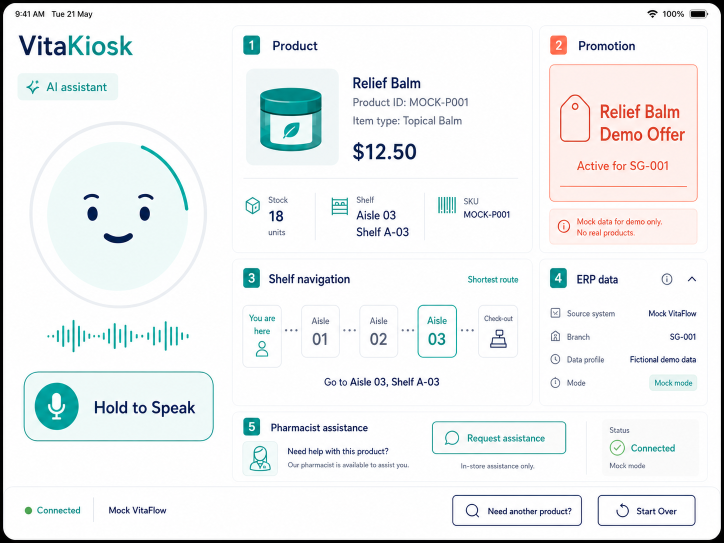
#> input picture assets/design/vitakiosk-kiosk-concept.png, 1448 x 1086 px (shown at 1/2 size)
$ python optimize-leaflet-assets.py ../assets/design/vitakiosk-kiosk-concept.png out.png
#> lines starting #> are read from the running program, lines starting #| are printed output that depends on the picture
from __future__ import annotations

import argparse
from pathlib import Path

from PIL import Image


def optimize_leaflet(source: Path, destination: Path, max_width: int) -> None:
#> called with max_width = 768
    with Image.open(source) as image:
#> image is the input picture: PIL image 1448x1086 RGB; mean R, G, B 236.7, 239.4, 239.9
        image.load()
        if image.width > max_width:
            height = round(image.height * max_width / image.width)
#> height = 576
            image = image.resize((max_width, height), Image.Resampling.LANCZOS)
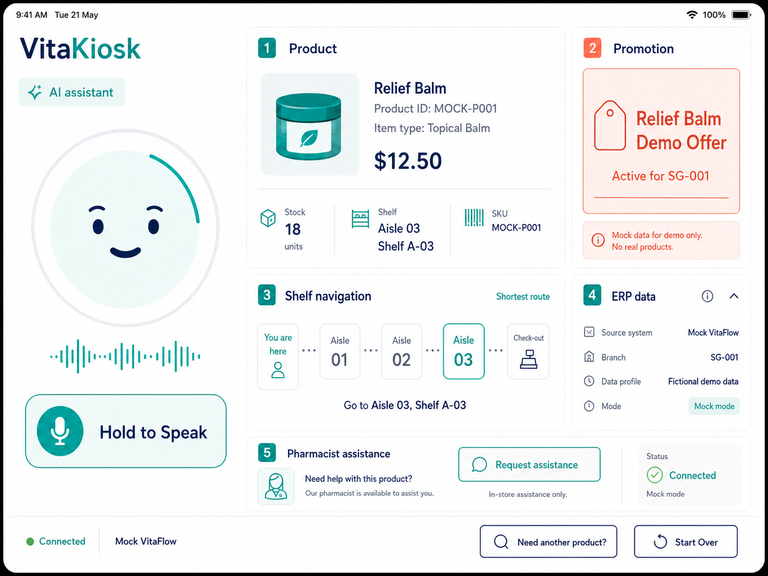
#> image: PIL image 768x576 RGB; mean R, G, B 236.6, 239.3, 239.7
        image = image.convert("RGBA").quantize(
            colors=256,
            method=Image.Quantize.FASTOCTREE,
            dither=Image.Dither.FLOYDSTEINBERG,
        )
#> image: PIL image 768x576 P
        destination.parent.mkdir(parents=True, exist_ok=True)
        image.save(destination, format="PNG", optimize=True, compress_level=9)
    print(f"Optimized {source.name}: {source.stat().st_size} -> {destination.stat().st_size} bytes")


def main() -> None:
    parser = argparse.ArgumentParser(description="Optimize VitaKiosk leaflet artwork for tablet delivery")
    parser.add_argument("source", type=Path)
    parser.add_argument("destination", type=Path)
    parser.add_argument("--max-width", type=int, default=768)
    args = parser.parse_args()
    optimize_leaflet(args.source, args.destination, args.max_width)


if __name__ == "__main__":
    main()
